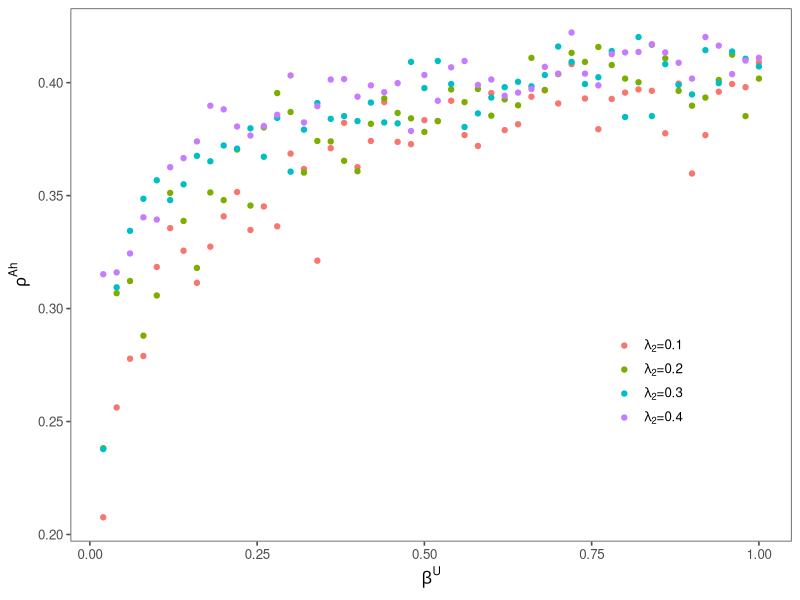
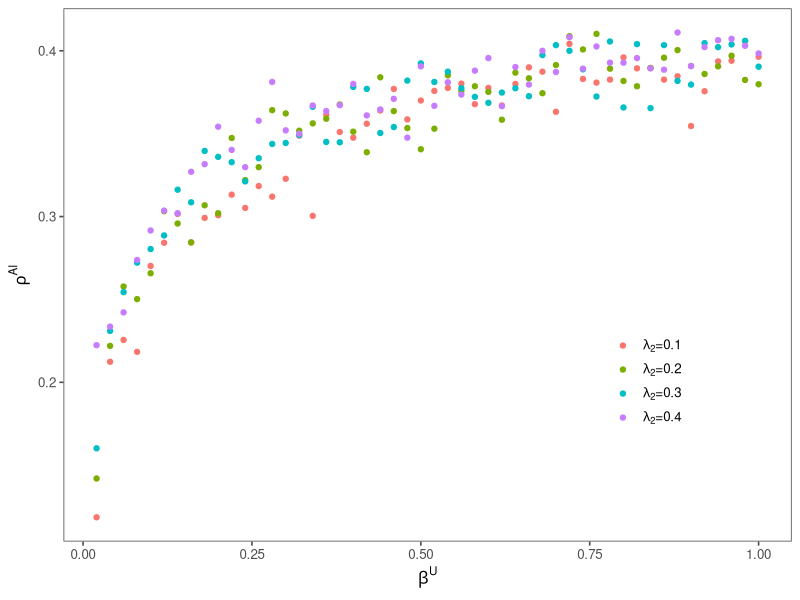
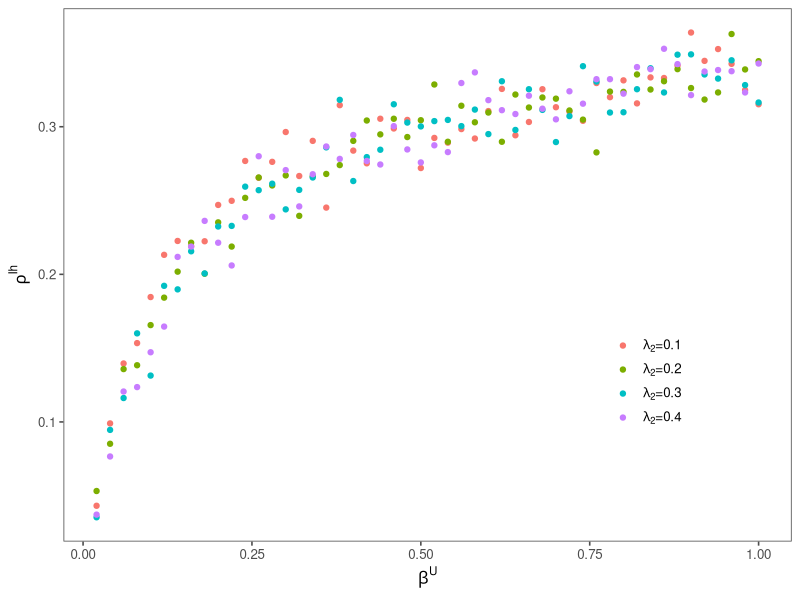
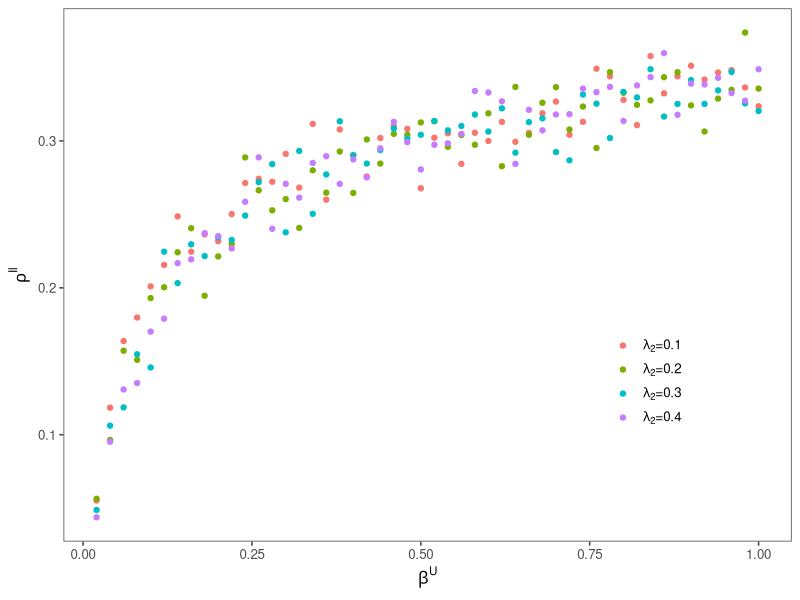
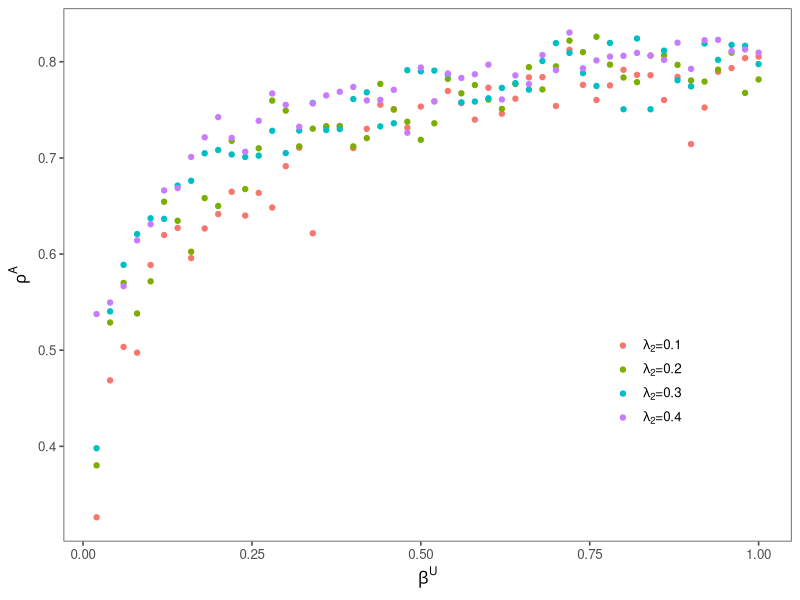
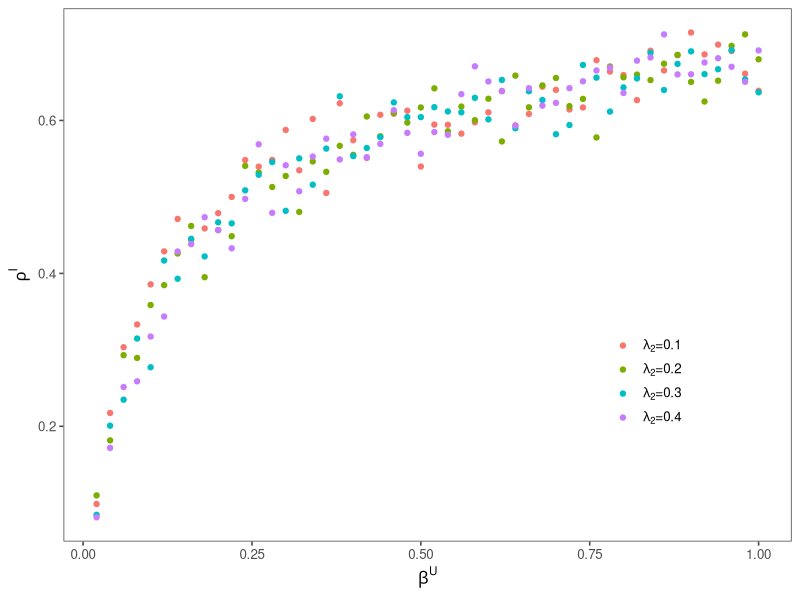
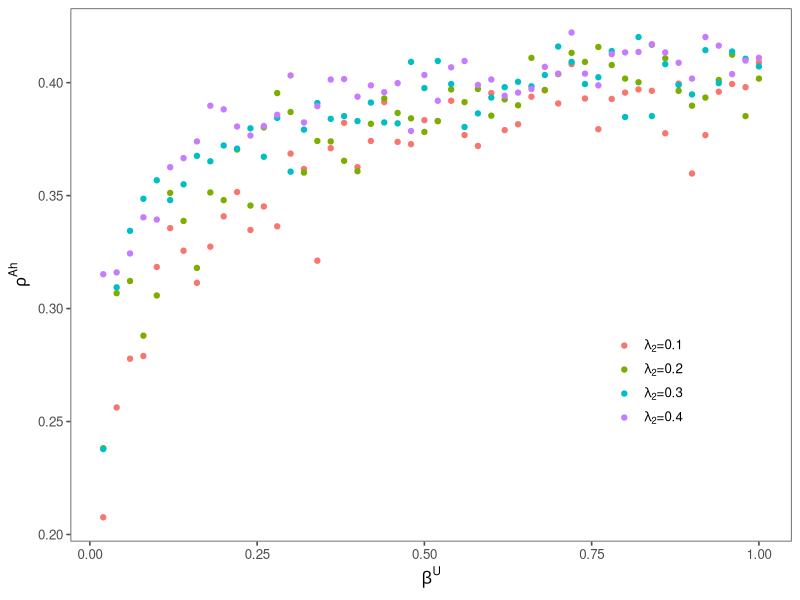
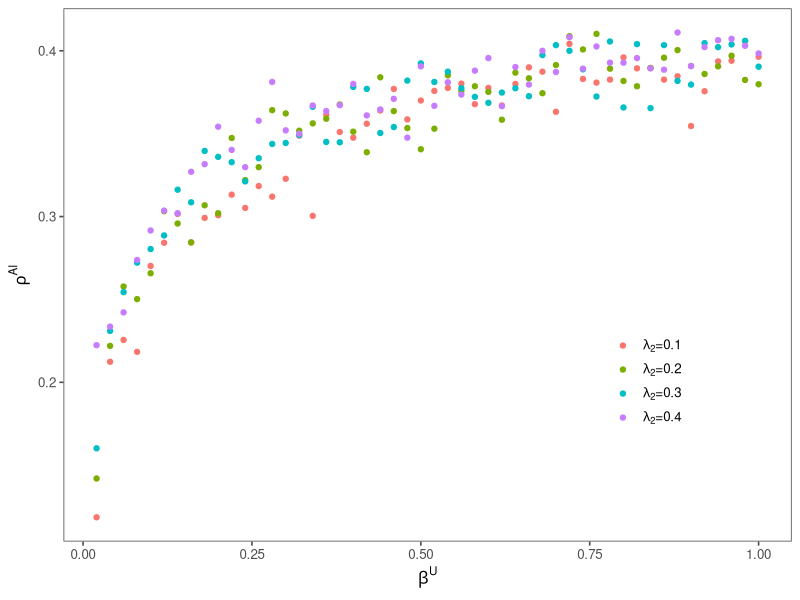

Recreate these plots in R, in order.
suppressPackageStartupMessages(suppressWarnings({
  library(igraph)
  library(progress)
  library(magrittr)
  library(tidyverse)
  library(ggthemes)
  library(RColorBrewer)
  library(parallel)
  library(foreach)
  library(doParallel)
  library(tidyr)
  library(ggplot2)
}))


a<-Sys.time()


setwd(dirname(rstudioapi::getActiveDocumentContext()$path))
getwd()

lamda01<-read.csv("MC_lamda2_01.csv") %>% 
  mutate(parameter=rep("lamda2=0.1",50))

lamda02<-read.csv("MC_lamda2_02.csv") %>% 
  mutate(parameter=rep("lamda2=0.2",50))

lamda03<-read.csv("MC_lamda2_03.csv") %>% 
  mutate(parameter=rep("lamda2=0.3",50))

lamda04<-read.csv("MC_lamda2_04.csv") %>% 
  mutate(parameter=rep("lamda2=0.4",50))

data<-rbind(lamda01,lamda02,lamda03,lamda04)

remove(lamda01,lamda02,lamda03,lamda04)


#1. rho_Ah
df<-data[,c(1,4,8)]

ggplot(df,aes(x=beta_U,y=rho_Ah,color=parameter))+
  geom_point(key_glyph=draw_key_point)+
  theme_few()+
  #ylim(0,1)+
  xlab(expression(beta^U))+
  ylab(expression(rho^Ah))+
  scale_color_discrete(labels=c(expression(paste(lambda[2],"=0.1")),
                                expression(paste(lambda[2],"=0.2")),
                                expression(paste(lambda[2],"=0.3")),
                                expression(paste(lambda[2],"=0.4"))))+
  theme(legend.title=element_blank(),
        legend.position = c(0.8,0.3)) 

ggsave("exp2rhoAh.png",width=12, height=8,units="cm",dpi = 600)


#2. rho_Al
df<-data[,c(1,6,8)]

ggplot(df,aes(x=beta_U,y=rho_Al,color=parameter))+
  geom_point()+
  theme_few()+
  #ylim(0,1)+
  xlab(expression(beta^U))+
  ylab(expression(rho^Al))+
  scale_color_discrete(labels=c(expression(paste(lambda[2],"=0.1")),
                                expression(paste(lambda[2],"=0.2")),
                                expression(paste(lambda[2],"=0.3")),
                                expression(paste(lambda[2],"=0.4"))))+
  theme(legend.title=element_blank(),
        legend.position = c(0.8,0.3)) 

ggsave("exp2rhoAl.png",width=12, height=8,units="cm",dpi = 600)



#3. rho_Ih
df<-data[,c(1,5,8)]

ggplot(df,aes(x=beta_U,y=rho_Ih,color=parameter))+
  geom_point()+
  theme_few()+
  #ylim(0,1)+
  xlab(expression(beta^U))+
  ylab(expression(rho^Ih))+
  scale_color_discrete(labels=c(expression(paste(lambda[2],"=0.1")),
                                expression(paste(lambda[2],"=0.2")),
                                expression(paste(lambda[2],"=0.3")),
                                expression(paste(lambda[2],"=0.4"))))+
  theme(legend.title=element_blank(),
        legend.position = c(0.8,0.3)) 

ggsave("exp2rhoIh.png",width=12, height=8,units="cm",dpi = 600)



#4. rho_Il
df<-data[,c(1,7,8)]

ggplot(df,aes(x=beta_U,y=rho_Il,color=parameter))+
  geom_point()+
  theme_few()+
  #ylim(0,1)+
  xlab(expression(beta^U))+
  ylab(expression(rho^Il))+
  scale_color_discrete(labels=c(expression(paste(lambda[2],"=0.1")),
                                expression(paste(lambda[2],"=0.2")),
                                expression(paste(lambda[2],"=0.3")),
                                expression(paste(lambda[2],"=0.4"))))+
  theme(legend.title=element_blank(),
        legend.position = c(0.8,0.3)) 

ggsave("exp2rhoIl.png",width=12, height=8,units="cm",dpi = 600)



#5. rho_A
df<-data[,c(1,2,8)]

ggplot(df,aes(x=beta_U,y=rho_A,color=parameter))+
  geom_point()+
  theme_few()+
  #ylim(0,1)+
  xlab(expression(beta^U))+
  ylab(expression(rho^A))+
  scale_color_discrete(labels=c(expression(paste(lambda[2],"=0.1")),
                                expression(paste(lambda[2],"=0.2")),
                                expression(paste(lambda[2],"=0.3")),
                                expression(paste(lambda[2],"=0.4"))))+
  theme(legend.title=element_blank(),
        legend.position = c(0.8,0.3)) 

ggsave("exp2rhoA.png",width=12, height=8,units="cm",dpi = 600)


#6. rho_I
df<-data[,c(1,3,8)]

ggplot(df,aes(x=beta_U,y=rho_I,color=parameter))+
  geom_point()+
  theme_few()+
  #ylim(0,1)+
  xlab(expression(beta^U))+
  ylab(expression(rho^I))+
  scale_color_discrete(labels=c(expression(paste(lambda[2],"=0.1")),
                                expression(paste(lambda[2],"=0.2")),
                                expression(paste(lambda[2],"=0.3")),
                                expression(paste(lambda[2],"=0.4"))))+
  theme(legend.title=element_blank(),
        legend.position = c(0.8,0.3)) 

ggsave("exp2rhoI.png",width=12, height=8,units="cm",dpi = 600)

b<-Sys.time()
a;b;b-a
